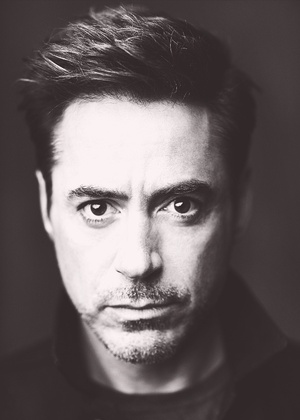
%> input picture RDJ.jpg, 300 x 420 px, shrunk from 626 x 876 before the run
$ octave JPG_SQ_Dots.m   (GNU Octave 9; MATLAB toolbox functions it lacks are replaced by stand-ins)
%> lines starting %> are read from the running program, lines starting %| are printed output that depends on the picture
%% Parameters %%%%%%%%%%%%%%%%%%%%%%%%%%%%%%%%%%%%%%%%%%%%%%%%%%%%%%%%%%%%%
fileNameOrigin = 'RDJ.jpg';
fileNameTarget = 'RDJ2.jpg';

% Pixel start, end. Must be odd numbers. I haven't tested it with even
% numbers. ¯\_(?)_/¯
startPixels = 7;    % Group [this many pixels x this may pixels] as a unit
endPixels   = 5;    % Keep [this many pixels x this may pixels] and convert the rest into white rims around it.

% Logistic Function Options. This is to increase contrast of the final image.
% https://en.wikipedia.org/wiki/Logistic_function
L_switch = 1;       % 0: Don't use it, 1: Use it.
L        = 255;     % Max value for the output
k        = 0.035;   % Logistic growth rate or steepness of the curve
x0       = (L+1)/2; % Sigmoid's midpoint


%% Work begins %%%%%%%%%%%%%%%%%%%%%%%%%%%%%%%%%%%%%%%%%%%%%%%%%%%%%%%%%%%%
% Read the image file and info.
I        = imread(fileNameOrigin);
%> I is the input picture: size 420x300x3 uint8; mean R, G, B 103.6, 94.5, 95.5
I_info   = imfinfo(fileNameOrigin);
I_Width  = I_info.Width;
I_Height = I_info.Height;

% Trim the right/bottom according to the startPixels.
% This makes the overall product width and height multiples of startPixels.
newWidth  = I_Width  - rem(I_Width,startPixels);
newHeight = I_Height - rem(I_Height,startPixels);
I = I(1:newHeight, 1:newWidth, :);
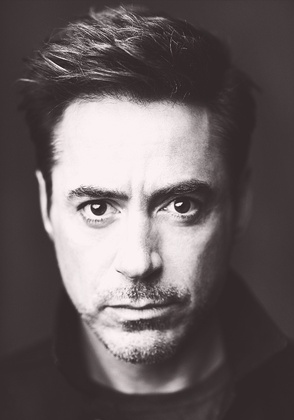
%> I: size 420x294x3 uint8; mean R, G, B 104.4, 95.4, 96.4

% Initialize the output RGB array.
outputI = zeros(size(I));

% Start nested for loops, going through the whole image array
% block-by-block (or tile-by-tile).
for j=[1:startPixels:newWidth]
    for i=[1:startPixels:newHeight]
        %  ---------------------- smallTile
        % |    ______________    |
        % |   |              |   |
        % |   |              |   |
        % |   |              |   |
        % |   | smallTileCtr |   |
        % |   |              |   |
        % |   |              |   |
        % |   |______________|   |
        % |                      |
        %  ----------------------

        smallTile    = 255*ones(startPixels,startPixels);
        colorPatch   = I(i:i+startPixels-1, j:j+startPixels-1, :);
        avgColor     = round( sum(sum(sum(colorPatch)))/(startPixels^2*3) );

        % Logistic Function
        % https://en.wikipedia.org/wiki/Logistic_function
        if L_switch == 1
            avgColor = round( L/( 1+exp(-k*(avgColor-x0)) ) );
        end

        % Create the small tile that goes into the center of the larger
        % small tile.
        smallTileCtr = avgColor*ones(endPixels,endPixels);
        % Start point index within the smallTile.
        smallTileStart = (startPixels-endPixels)/2;

        smallTile(smallTileStart+1:smallTileStart+endPixels,...
                  smallTileStart+1:smallTileStart+endPixels) = smallTileCtr;

        % Do the same for all 3 RGB. This will make it black and white pic.
        outputI(i:i+startPixels-1,j:j+startPixels-1,1) = smallTile;
        outputI(i:i+startPixels-1,j:j+startPixels-1,2) = smallTile;
        outputI(i:i+startPixels-1,j:j+startPixels-1,3) = smallTile;
    end
end
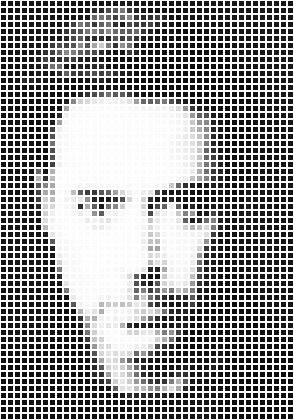
%> outputI: size 420x294x3 double; min 12, max 255, mean 164.7
%> after the loop, smallTile = [255 255 255 255 255 255 255; 255 13 13 13 13 13 255; 255 13 13 13 13 13 255; 255 13 13 13 13 13 255; 255 13 13 13 13 13 255; 255 13 13 13 13 13 255; 255 255 255 255 255 255 255]

% Convert outputI array from double to uint8.
% imwrite function doesn't work with double arrays.
outputI = uint8(outputI);
%> outputI: size 420x294x3 uint8

% Save the output.
imwrite(outputI,fileNameTarget,'Quality',100)
